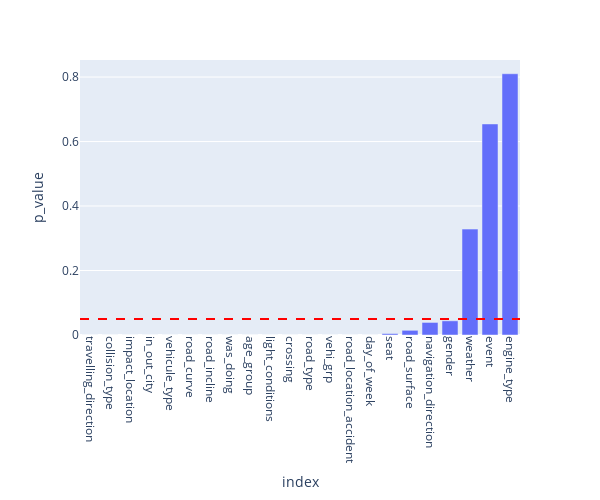

The notebook cell saved with this chart:
### Code cell
# chi-square test
X = cat_train_transformed.drop('injury_level',axis=1)
y = cat_train_transformed['injury_level']

chi_scores = chi2(X,y)

# top correlated features + p_values visualization from chi-square test
p_values = pd.Series(chi_scores[1],index = X.columns)
p_values.sort_values(inplace = True)

fig=px.bar(p_values, labels={'value': 'p_value'}, width=600, height=500)
fig.add_hline(y=0.05, line_dash="dash", line_color="red")
fig.update_layout(showlegend=False)
fig.update_xaxes(tickangle = 90)

### Figure 1 — Plotly figure (JSON) as saved in the notebook; plotly's stock layout.template omitted (floating-point values rounded to 4 significant figures)
{"data": [{"alignmentgroup": "True", "hovertemplate": "variable=0<br>index=%{x}<br>p_value=%{y}<extra></extra>", "legendgroup": "0", "marker": {"color": "#636efa", "pattern": {"shape": ""}}, "name": "0", "offsetgroup": "0", "orientation": "v", "showlegend": true, "textposition": "auto", "type": "bar", "x": ["travelling_direction", "collision_type", "impact_location", "in_out_city", "vehicule_type", "road_curve", "road_incline", "was_doing", "age_group", "light_conditions", "crossing", "road_type", "vehi_grp", "road_location_accident", "day_of_week", "seat", "road_surface", "navigation_direction", "gender", "weather", "event", "engine_type"], "xaxis": "x", "y": [1.381e-174, 3.047e-145, 4.124e-125, 8.164e-124, 1.034e-81, 1.637e-54, 2.794e-43, 1.006e-40, 7.787e-40, 1.939e-20, 5.262e-17, 5.942e-17, 4.994e-14, 5.159e-08, 2.106e-05, 0.004302, 0.01453, 0.03892, 0.04397, 0.3284, 0.6546, 0.8102], "yaxis": "y"}], "layout": {"barmode": "relative", "height": 500, "legend": {"title": {"text": "variable"}, "tracegroupgap": 0}, "margin": {"t": 60}, "shapes": [{"line": {"color": "red", "dash": "dash"}, "type": "line", "x0": 0, "x1": 1, "xref": "x domain", "y0": 0.05, "y1": 0.05, "yref": "y"}], "showlegend": false, "width": 600, "xaxis": {"anchor": "y", "domain": [0, 1], "tickangle": 90, "title": {"text": "index"}}, "yaxis": {"anchor": "x", "domain": [0, 1], "title": {"text": "p_value"}}}}
